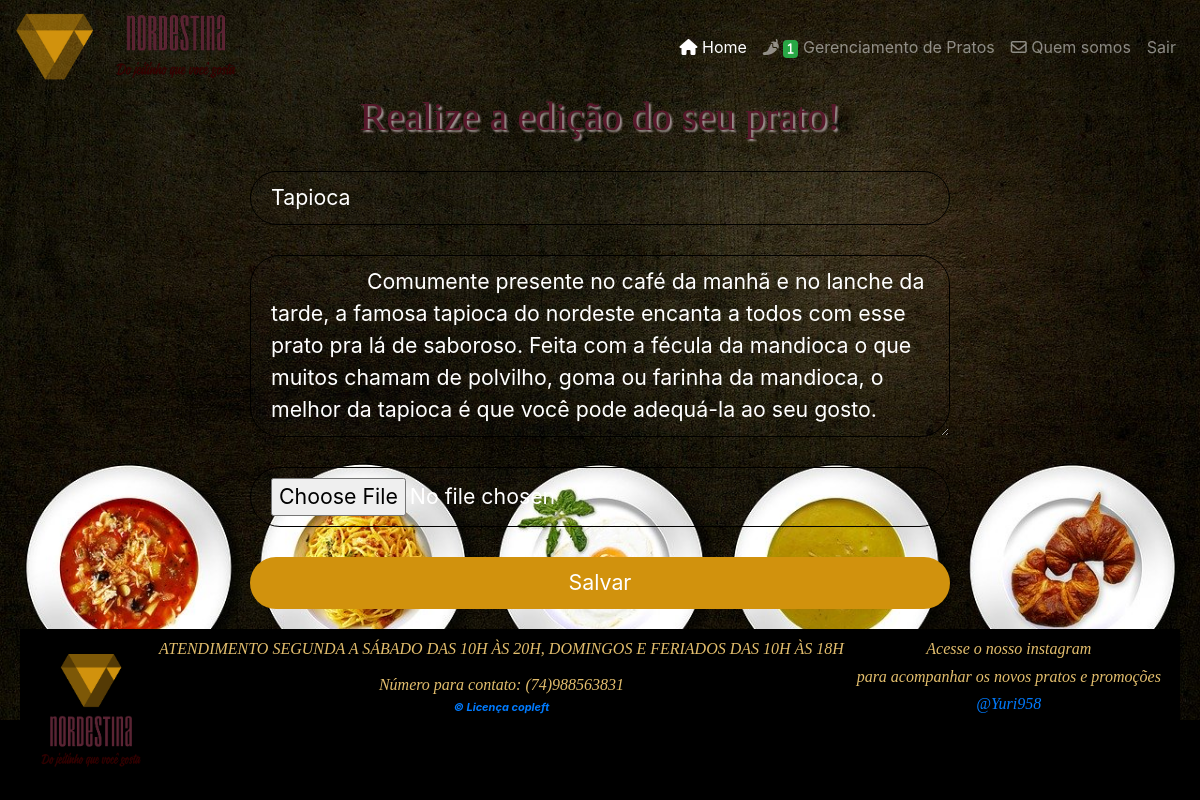
Page /editarPrato.php?id_prato=6 (signed in) on the committed database.
### tables this page shows
CREATE TABLE `pratos` (
  `id_prato` int(11) NOT NULL,
  `nome_do_prato` varchar(40) DEFAULT NULL,
  `inf_prato` text DEFAULT NULL,
  `imagem` varchar(255) DEFAULT NULL
);

### editarPrato.php (the view, shortened to what this page needs)
<?php
require_once "conectar.php";
$id_prato = $_GET['id_prato'];
$sql = "SELECT * FROM PRATOS where id_prato = '$id_prato'";
$pratos = mysqli_query($con, $sql);
?>
<DOCTYPE html>
    <html lang="pt-br">
    <head>
        <link href="CSS/style.css" rel="stylesheet" type="text/css" />
    </head>
    <body>
        <?php include("cabecalho.php");
        ?>
        <h1>Realize a edição do seu prato!</h1>
        <?php
        foreach ($pratos as $prato) {
        ?>
            <form method="POST" action="atualizaPrato.php" enctype="multipart/form-data">
                <input class="input-prato" name="nome_do_prato" type="text" placeholder="Nome do prato" maxlenght="40" value="<?php echo $prato['nome_do_prato'] ?>" />
                <textarea rows="5" class="input-area" name="inf_prato" type="text" placeholder="informações sobre o prato" maxlenght="500">
                <?php echo $prato['inf_prato'] ?></textarea>
                <input class=" input-prato" type="file" name="imagem" id="imagem" />
                <input class="input-prato" type="submit" value="Salvar" />
            </form>
        <?php
        }
        ?>
        <footer id="rodape">
            <table>
                <div id="rodapeimg">
                    <img src="Nordestina/logonordestina.png" width="100" />
                </div>
                <div id="rodapetxt">
                    <h3>
                        <p>ATENDIMENTO SEGUNDA A SÁBADO DAS 10H ÀS 20H, DOMINGOS E FERIADOS DAS 10H ÀS 18H</p>Número para contato: (74)988563831
                    </h3>
                    <a href="https://pt.wikipedia.org/wiki/Copyleft#:~:text=A%20frase%20%C3%A9%20um%20trocadilho,de%20copiar%20e%20modificar%20novamente.">&copy; Licença copleft</a>
                </div>
                <div>
                    <h3>Acesse o nosso instagram</h3>
                    <h3>para acompanhar os novos pratos e promoções</h3>
                    <h3><a href="https://www.instagram.com/yuri958/"> @Yuri958</a> </h3>
                </div>
            </table>
        </footer>
    </body>
    </html>

### CSS/style.css (style rules this page uses)
* { margin: 0px; padding: 0px; }
h1 { font-family: cursive; text-align: center; font-size: 30pt; color: #58182b; text-shadow: 2px 2px 2px #a59797; }
h3 { font-family: Josefin Sans; font-size: 12pt; color: #e3be6d; text-align: center; }
a { right: 200; }
body { background-image: url("../Nordestina/cook-366875_1280.jpg"); background-attachment: fixed; background-size: 100%; background-repeat: no-repeat; background-color: black; }
#rodape { padding-top: 10px; margin: 20px; background-color: black; height: 150px; line-height: 10px; text-align: center; clear: both; font-size: 11px; font-weight: bold; font-style: italic; color: white; display: flex; justify-content: space-around; }
#rodapeimg { padding-top: 5px; width: 110px; left: 20%; top: 20%; margin-left: 10px; margin-top: 10px; }
.input-area { display: block; width: 700px; margin: 30px auto 0px auto; border-radius: 30px; border: 1px solid black; font-size: 16pt; padding: 10px 20px; background-color: rgba(255, 255, 255, 0.01); color: white; }
.input-prato { display: block; --height: 55px; width: 700px; margin: 30px auto 0px auto; border-radius: 30px; border: 1px solid black; font-size: 16pt; padding: 10px 20px; background-color: rgba(255, 255, 255, 0.01); color: white; }
input[type="submit"] { background-color: #d1920d; border: none; }

### rows in the picture
pratos: nome_do_prato "Tapioca", inf_prato "Comumente presente no café da manhã e no lanche da tarde, a famosa tapioca do nordeste encanta a todos com esse prato pra lá de saboroso. Feita com a fécula da mandioca o que muitos chamam de polvilho, goma ou farinha da mandioca, o melhor da tapioca é que você pode adequá-la ao seu gosto."
